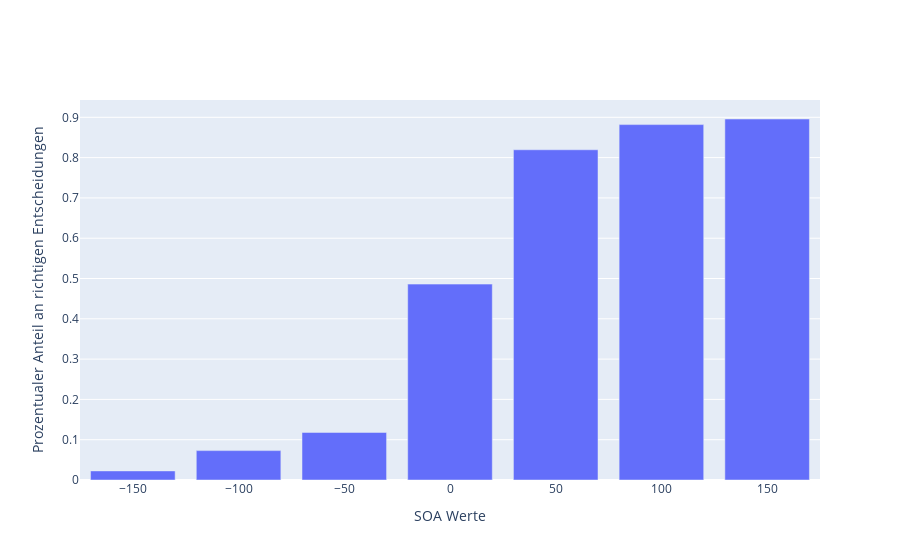

Source (notebook cell):
### Code cell
import plotly.graph_objects as go
data = []

for soa in all_soas:
    index = np.argwhere(all_probes[:,0]==soa)
    n = index.shape[0]
    right_decisions = np.sum(1 - all_probes[index,1])
    data.append(right_decisions/n)

fig = go.Figure([go.Bar(x=all_soas, y=data)])
fig.update_layout(
    yaxis_title="Prozentualer Anteil an richtigen Entscheidungen",xaxis_title="SOA Werte"
)
fig.show()

### Figure 1 — Plotly figure (JSON) as saved in the notebook; plotly's stock layout.template omitted (floating-point values rounded to 4 significant figures)
{"data": [{"type": "bar", "x": [-150, -100, -50, 0, 50, 100, 150], "y": [0.02257, 0.07292, 0.1181, 0.4861, 0.8194, 0.8819, 0.8958]}], "layout": {"xaxis": {"title": {"text": "SOA Werte"}}, "yaxis": {"title": {"text": "Prozentualer Anteil an richtigen Entscheidungen"}}}}
